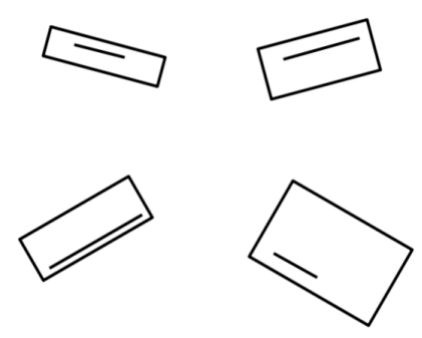
#> input picture Task2/rectangle.png, 422 x 338 px
$ python ' rectangle_numbering.py'
#> lines starting #> are read from the running program, lines starting #| are printed output that depends on the picture; after the words box and inside, x2 and y2 are one past the last pixel; in counts of white or black regions, pixels touching at a corner belong together
import cv2
import numpy as np

# Provide the full absolute path to the image file
image_path = 'rectangle.png'

# Load the image
image = cv2.imread(image_path)
#> image is the input picture: shape (338, 422, 3); min 0, max 255, mean 245.9

# Convert the image to grayscale
gray = cv2.cvtColor(image, cv2.COLOR_BGR2GRAY)

# Apply Gaussian blur to reduce noise
blurred = cv2.GaussianBlur(gray, (5, 5), 0)
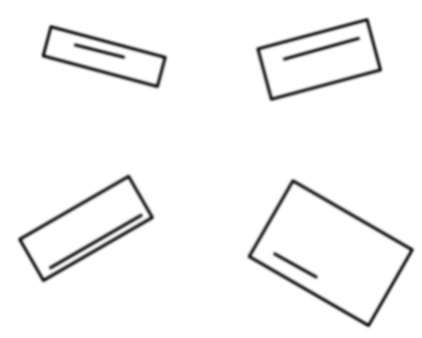
#> blurred: shape (338, 422); min 31, max 255, mean 245.9

# Perform edge detection using the Canny edge detector
edges = cv2.Canny(blurred, threshold1=50, threshold2=150)
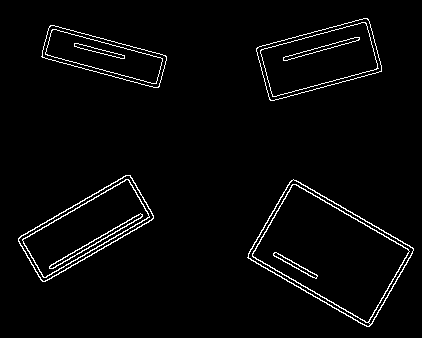
#> edges: shape (338, 422); 2.8% white in thin lines or dots, all inside (x1, y1, x2, y2) = (18, 18, 414, 327)

# Find contours in the edge-detected image
contours, _ = cv2.findContours(edges, cv2.RETR_EXTERNAL, cv2.CHAIN_APPROX_SIMPLE)
#> contours = 4 contours; box (x1, y1, x2, y2) and area: (247, 179, 414, 327) 12956, (18, 175, 154, 282) 6674, (256, 18, 382, 101) 6458, (41, 25, 167, 88) 4086

# Create a list to store rectangle information (x, y, w, h, line_size)
rectangle_info = []

# Loop through the detected contours
for contour in contours:
    # Get the bounding rectangle of the contour
    x, y, w, h = cv2.boundingRect(contour)

    # Filter out very small rectangles
    if w > 10 and h > 10:
         # Find edges within the bounding rectangle
        roi_edges = edges[y:y+h, x:x+w]

        # Calculate the length of the detected edges within the rectangle
        line_length = np.sum(roi_edges) / 255

        # Store the rectangle information
        rectangle_info.append((x, y, w, h, line_length))
#> this loop made 4 passes
#> (x, y, w, h, line_length) on passes 1 to 4: (247, 179, 167, 148, 1342), (18, 175, 136, 107, 1219), (41, 25, 126, 63, 678), (256, 18, 126, 83, 794)
#> pass 1, `roi_edges = edges[y:y+h, x:x+w]`:
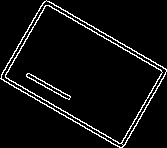
#> roi_edges: shape (148, 167); 5.4% white in thin lines or dots
#> pass 2, `roi_edges = edges[y:y+h, x:x+w]`:
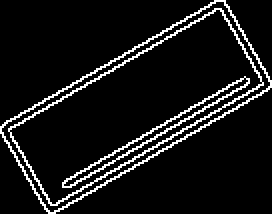
#> roi_edges: shape (107, 136) (shown 2 times larger); 8.4% white in thin lines or dots
#> pass 3, `roi_edges = edges[y:y+h, x:x+w]`:
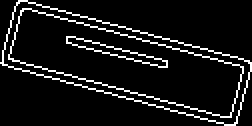
#> roi_edges: shape (63, 126) (shown 2 times larger); 8.5% white in thin lines or dots
#> after the loop, rectangle_info = [(247, 179, 167, 148, 1342), (18, 175, 136, 107, 1219), (41, 25, 126, 63, 678), (256, 18, 126, 83, 794)]

# Sort the rectangle information based on contour lengths
rectangle_info.sort(key=lambda info: info[4])

# Assign unique numbers to rectangles based on the sorted order
assigned_number = 1
for x, y, w, h, _ in rectangle_info:
    cv2.putText(image, str(assigned_number), (x + w // 2, y + h + 20), cv2.FONT_HERSHEY_SIMPLEX, 0.5, (0, 255, 0), 2)
    assigned_number += 1
#> this loop made 4 passes
#> (x, y, w, h) on passes 1 to 4: (41, 25, 126, 63), (256, 18, 126, 83), (18, 175, 136, 107), (247, 179, 167, 148)
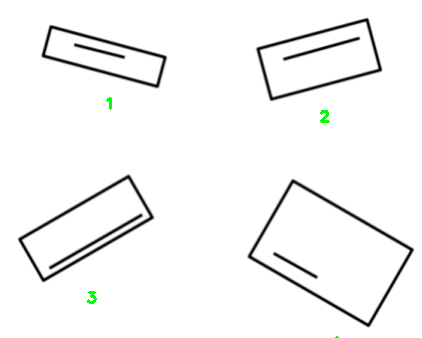
#> image: shape (338, 422, 3); 0.14% of pixels changed, all inside (x1, y1, x2, y2) = (87, 97, 339, 338)
#> after the loop, assigned_number = 5

# Display the image with numbering
cv2.imshow('Numbered Rectangles Based on Line Length', image)
cv2.waitKey(0)
cv2.destroyAllWindows()
